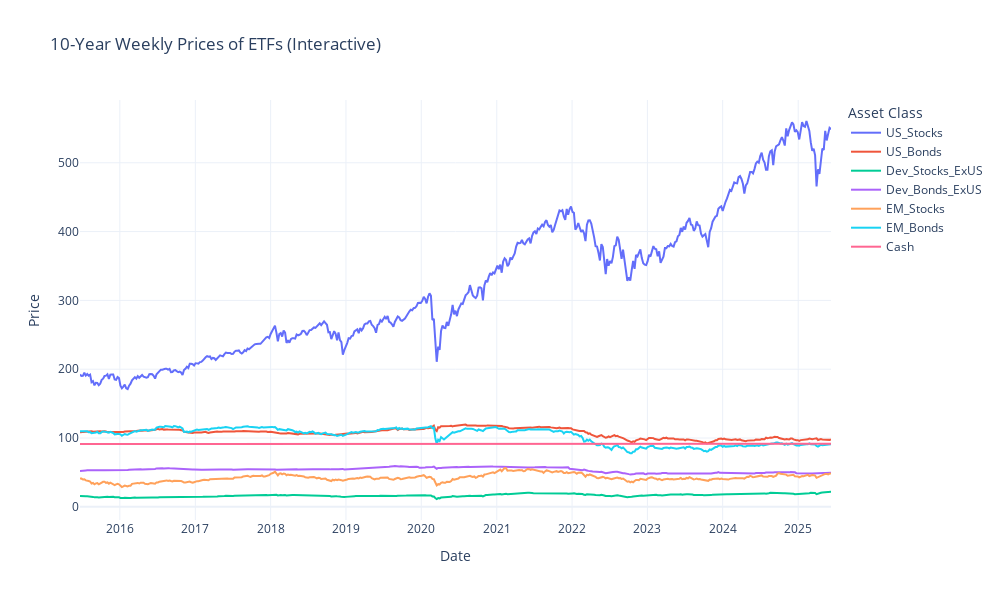
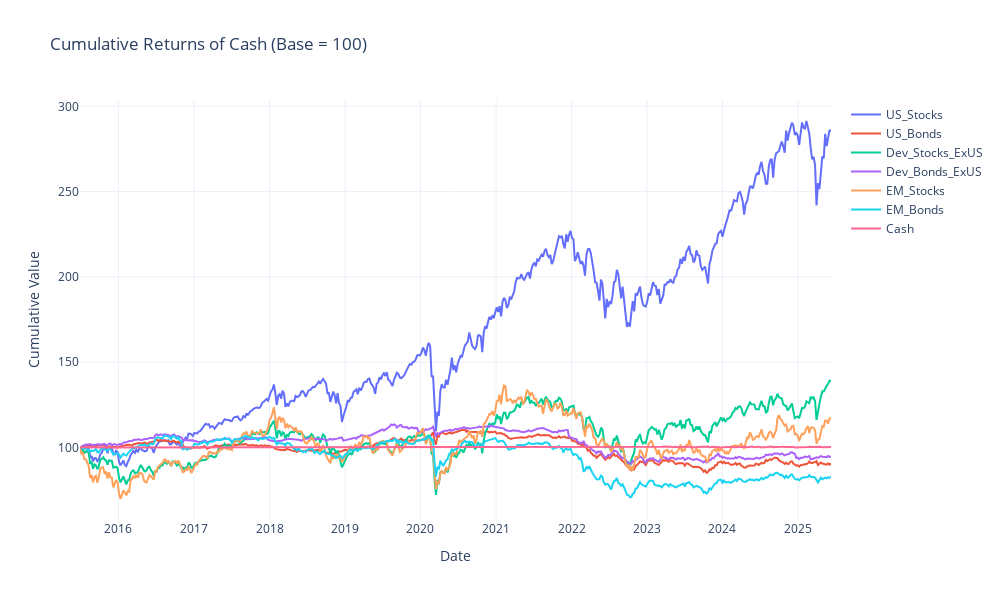
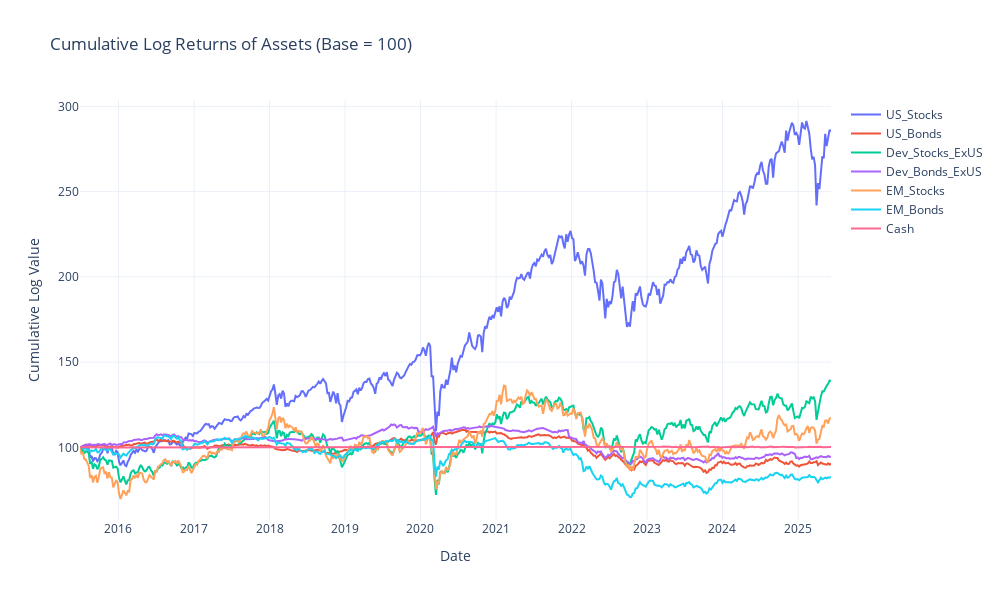

Write notebook code for charts like these, in order.
### Markdown cell above
### Data Acquisition, Parsing, and Setup

The code block above is responsible for **setting up the environment, parsing portfolio configuration, and downloading ETF price data** for further analysis. Here’s a breakdown of its workflow:

---

#### 1. **Environment Setup**
- **Library Installation:**  
    Checks for required Python libraries (e.g., `yfinance`, `pandas`, `matplotlib`, `numpy`, `seaborn`, `arch`, `plotly`, `statsmodels`).  
    If any are missing, it installs them automatically.

#### 2. **Imports**
- Imports all necessary modules for data handling, visualization, statistical analysis, and optimization.

#### 3. **Portfolio Configuration Parsing**
- **Reads `port_details.txt`:**  
    Parses the file to extract:
    - **Tickers:** Asset class names mapped to ETF tickers.
    - **Risk-Free Rate:** Used for Sharpe ratio and optimization.
    - **Investment Constraints:** Minimum/maximum allocation rules for each asset.

#### 4. **Data Download**
- **Date Range:**  
    Sets a 10-year window ending at a specified `end_date`.
- **ETF Price Data:**  
    Downloads weekly close prices for all specified ETFs using `yfinance`.
- **Data Cleaning:**  
    Renames columns to asset class names, orders them for consistency, and saves the cleaned data to a CSV file.

#### 5. **Output**
- Prints the parsed tickers, risk-free rate, and constraints for verification.
- Displays the columns of the downloaded data.

---

**Purpose:**  
This setup ensures that all subsequent analysis (returns, risk, optimization) is based on a clean, well-structured dataset, with portfolio rules and constraints clearly defined and enforced from the start.

### Code cell
# Create interactive line chart for ETF prices
fig = go.Figure()
for col in data.columns:
    fig.add_trace(go.Scatter(x=data.index, y=data[col], mode='lines', name=col))

fig.update_layout(
    title='10-Year Weekly Prices of ETFs (Interactive)',
    xaxis_title='Date',
    yaxis_title='Price',
    legend_title='Asset Class',
    template='plotly_white',
    hovermode='x unified',
    width=1000,
    height=600
)
pyo.iplot(fig)


# Calculate simple weekly returns
# Drop the first row to avoid NaN values in returns calculation
simple_returns = data.pct_change().dropna()

# Cumulative returns from normalized starting point (100)
cumulative_returns = (1 + simple_returns).cumprod() * 100

fig = go.Figure()

for col in cumulative_returns.columns:
    fig.add_trace(go.Scatter(x=cumulative_returns.index, y=cumulative_returns[col], mode='lines', name=col))

fig.update_layout(
    title=f'Cumulative Returns of {col} (Base = 100)',
    xaxis_title='Date',
    yaxis_title='Cumulative Value',
    template='plotly_white',
    hovermode='x unified',
    width=1000,
    height=600
)

pyo.iplot(fig)

# Calculate log weekly returns
# Drop the first row to avoid NaN values in returns calculation
log_returns = np.log(data / data.shift(1)).dropna()

# Cumulative returns from normalized starting point (100) using log returns
# Note: Cumulative returns from log returns are calculated differently 
cum_log_returns = np.exp(log_returns.cumsum()) * 100

# Create a new plotly figure for cumulative log returns
fig_log = go.Figure()

for col in cum_log_returns.columns:
    fig_log.add_trace(go.Scatter(x=cum_log_returns.index, y=cum_log_returns[col], mode='lines', name=col))

fig_log.update_layout(
    title='Cumulative Log Returns of Assets (Base = 100)',
    xaxis_title='Date',
    yaxis_title='Cumulative Log Value',
    template='plotly_white',
    hovermode='x unified',
    width=1000,
    height=600
)

pyo.iplot(fig_log)

### Figure 1 — Plotly figure (JSON) as saved in the notebook; plotly's stock layout.template omitted (floating-point values rounded to 4 significant figures; data arrays with more than 128 entries replaced by an {"elided": "..."} marker saying what was removed)
{"data": [{"mode": "lines", "name": "US_Stocks", "type": "scatter", "x": {"elided": "521 str values"}, "y": {"elided": "521 float values"}}, {"mode": "lines", "name": "US_Bonds", "type": "scatter", "x": {"elided": "521 str values"}, "y": {"elided": "521 float values"}}, {"mode": "lines", "name": "Dev_Stocks_ExUS", "type": "scatter", "x": {"elided": "521 str values"}, "y": {"elided": "521 float values"}}, {"mode": "lines", "name": "Dev_Bonds_ExUS", "type": "scatter", "x": {"elided": "521 str values"}, "y": {"elided": "521 float values"}}, {"mode": "lines", "name": "EM_Stocks", "type": "scatter", "x": {"elided": "521 str values"}, "y": {"elided": "521 float values"}}, {"mode": "lines", "name": "EM_Bonds", "type": "scatter", "x": {"elided": "521 str values"}, "y": {"elided": "521 float values"}}, {"mode": "lines", "name": "Cash", "type": "scatter", "x": {"elided": "521 str values"}, "y": {"elided": "521 float values"}}], "layout": {"height": 600, "hovermode": "x unified", "legend": {"title": {"text": "Asset Class"}}, "title": {"text": "10-Year Weekly Prices of ETFs (Interactive)"}, "width": 1000, "xaxis": {"title": {"text": "Date"}}, "yaxis": {"title": {"text": "Price"}}}}

### Figure 2 — Plotly figure (JSON) as saved in the notebook; plotly's stock layout.template omitted (floating-point values rounded to 4 significant figures; data arrays with more than 128 entries replaced by an {"elided": "..."} marker saying what was removed)
{"data": [{"mode": "lines", "name": "US_Stocks", "type": "scatter", "x": {"elided": "520 str values"}, "y": {"elided": "520 float values"}}, {"mode": "lines", "name": "US_Bonds", "type": "scatter", "x": {"elided": "520 str values"}, "y": {"elided": "520 float values"}}, {"mode": "lines", "name": "Dev_Stocks_ExUS", "type": "scatter", "x": {"elided": "520 str values"}, "y": {"elided": "520 float values"}}, {"mode": "lines", "name": "Dev_Bonds_ExUS", "type": "scatter", "x": {"elided": "520 str values"}, "y": {"elided": "520 float values"}}, {"mode": "lines", "name": "EM_Stocks", "type": "scatter", "x": {"elided": "520 str values"}, "y": {"elided": "520 float values"}}, {"mode": "lines", "name": "EM_Bonds", "type": "scatter", "x": {"elided": "520 str values"}, "y": {"elided": "520 float values"}}, {"mode": "lines", "name": "Cash", "type": "scatter", "x": {"elided": "520 str values"}, "y": {"elided": "520 float values"}}], "layout": {"height": 600, "hovermode": "x unified", "title": {"text": "Cumulative Returns of Cash (Base = 100)"}, "width": 1000, "xaxis": {"title": {"text": "Date"}}, "yaxis": {"title": {"text": "Cumulative Value"}}}}

### Figure 3 — Plotly figure (JSON) as saved in the notebook; plotly's stock layout.template omitted (floating-point values rounded to 4 significant figures; data arrays with more than 128 entries replaced by an {"elided": "..."} marker saying what was removed)
{"data": [{"mode": "lines", "name": "US_Stocks", "type": "scatter", "x": {"elided": "520 str values"}, "y": {"elided": "520 float values"}}, {"mode": "lines", "name": "US_Bonds", "type": "scatter", "x": {"elided": "520 str values"}, "y": {"elided": "520 float values"}}, {"mode": "lines", "name": "Dev_Stocks_ExUS", "type": "scatter", "x": {"elided": "520 str values"}, "y": {"elided": "520 float values"}}, {"mode": "lines", "name": "Dev_Bonds_ExUS", "type": "scatter", "x": {"elided": "520 str values"}, "y": {"elided": "520 float values"}}, {"mode": "lines", "name": "EM_Stocks", "type": "scatter", "x": {"elided": "520 str values"}, "y": {"elided": "520 float values"}}, {"mode": "lines", "name": "EM_Bonds", "type": "scatter", "x": {"elided": "520 str values"}, "y": {"elided": "520 float values"}}, {"mode": "lines", "name": "Cash", "type": "scatter", "x": {"elided": "520 str values"}, "y": {"elided": "520 float values"}}], "layout": {"height": 600, "hovermode": "x unified", "title": {"text": "Cumulative Log Returns of Assets (Base = 100)"}, "width": 1000, "xaxis": {"title": {"text": "Date"}}, "yaxis": {"title": {"text": "Cumulative Log Value"}}}}
